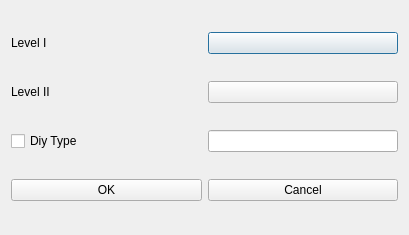
<?xml version="1.0" encoding="UTF-8"?>
<ui version="4.0">
 <class>DetectionType</class>
 <widget class="QDialog" name="DetectionType">
  <property name="geometry">
   <rect>
    <x>0</x>
    <y>0</y>
    <width>409</width>
    <height>235</height>
   </rect>
  </property>
  <property name="windowTitle">
   <string>Select Type</string>
  </property>
  <layout class="QVBoxLayout" name="verticalLayout">
   <item>
    <layout class="QHBoxLayout" name="horizontalLayout">
     <item>
      <widget class="BodyLabel" name="BodyLabel">
       <property name="text">
        <string>Level I</string>
       </property>
      </widget>
     </item>
     <item>
      <widget class="ComboBox" name="selectI"/>
     </item>
    </layout>
   </item>
   <item>
    <layout class="QHBoxLayout" name="horizontalLayout_2">
     <item>
      <widget class="BodyLabel" name="BodyLabel_2">
       <property name="text">
        <string>Level II</string>
       </property>
      </widget>
     </item>
     <item>
      <widget class="ComboBox" name="selectII"/>
     </item>
    </layout>
   </item>
   <item>
    <layout class="QHBoxLayout" name="horizontalLayout_5">
     <item>
      <widget class="CheckBox" name="diyCheckBox">
       <property name="text">
        <string>Diy Type</string>
       </property>
      </widget>
     </item>
     <item>
      <widget class="LineEdit" name="diyLineEdit">
       <property name="sizePolicy">
        <sizepolicy hsizetype="Minimum" vsizetype="Fixed">
         <horstretch>0</horstretch>
         <verstretch>0</verstretch>
        </sizepolicy>
       </property>
       <property name="maxLength">
        <number>10</number>
       </property>
       <property name="placeholderText">
        <string/>
       </property>
      </widget>
     </item>
    </layout>
   </item>
   <item>
    <layout class="QHBoxLayout" name="horizontalLayout_4">
     <item>
      <widget class="PushButton" name="saAdd">
       <property name="text">
        <string>OK</string>
       </property>
      </widget>
     </item>
     <item>
      <widget class="PushButton" name="saCancel">
       <property name="text">
        <string>Cancel</string>
       </property>
      </widget>
     </item>
    </layout>
   </item>
  </layout>
 </widget>
 <customwidgets>
  <customwidget>
   <class>CheckBox</class>
   <extends>QCheckBox</extends>
   <header>qfluentwidgets</header>
  </customwidget>
  <customwidget>
   <class>ComboBox</class>
   <extends>QPushButton</extends>
   <header>qfluentwidgets</header>
  </customwidget>
  <customwidget>
   <class>PushButton</class>
   <extends>QPushButton</extends>
   <header>qfluentwidgets</header>
  </customwidget>
  <customwidget>
   <class>BodyLabel</class>
   <extends>QLabel</extends>
   <header>qfluentwidgets</header>
  </customwidget>
  <customwidget>
   <class>LineEdit</class>
   <extends>QLineEdit</extends>
   <header>qfluentwidgets</header>
  </customwidget>
 </customwidgets>
 <resources/>
 <connections/>
</ui>
